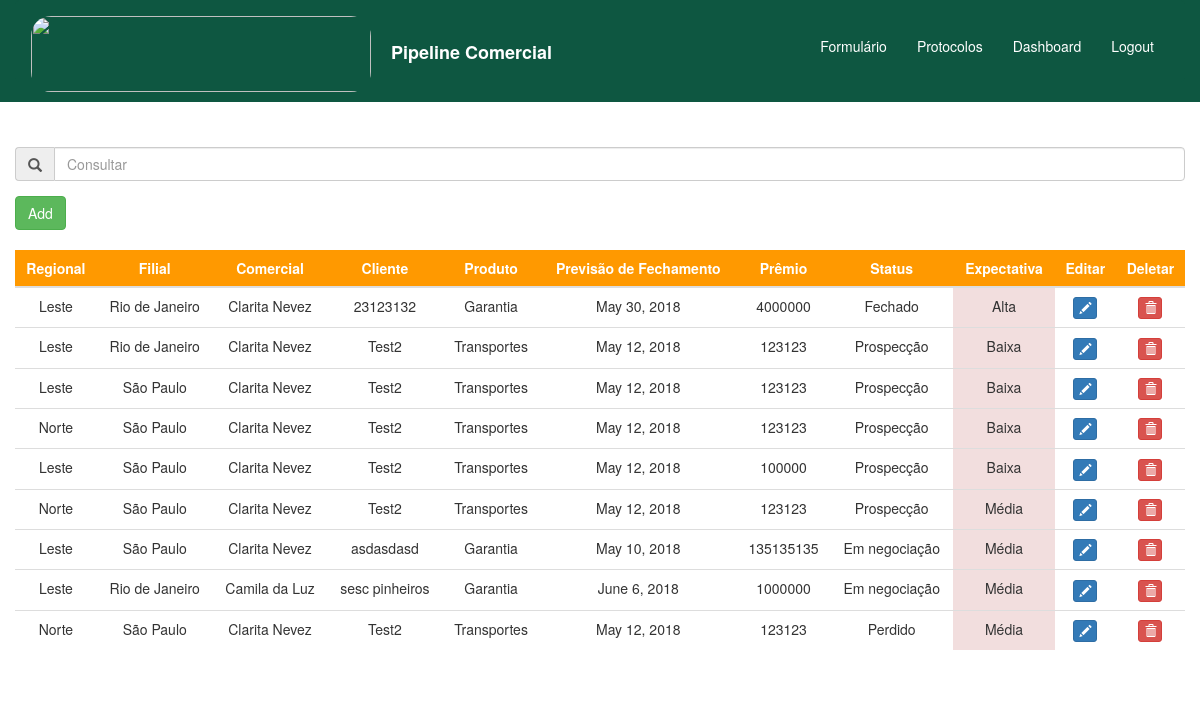
Before: /protocolos/ with the older database file.
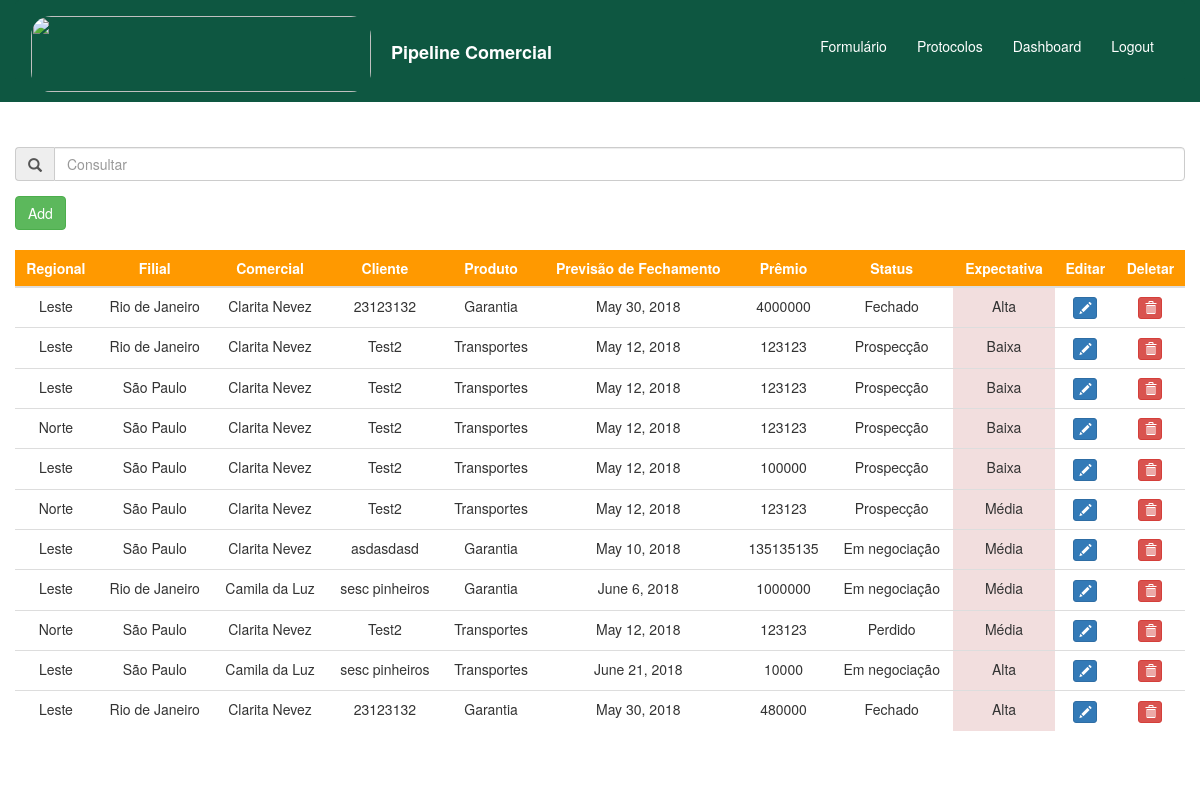
After: the same page with the newer database file.
### home/models.py (models this page shows)
class Protocolos(models.Model):
    created_at = models.DateField(auto_now_add=True)
    is_active = models.BooleanField(default=True)
    regional = models.ForeignKey(Regional, on_delete=models.CASCADE)
    filial = models.ForeignKey(Filial, on_delete=models.CASCADE)
    comercial = models.ForeignKey(Comercial, on_delete=models.CASCADE)
    corretor = models.CharField(max_length=250)
    primeira_cotacao = models.BooleanField()
    produto = models.ForeignKey(Produto, on_delete=models.CASCADE)
    cliente = models.CharField(max_length=250)
    premio = models.IntegerField()
    ultima_alteracao = models.DateField(auto_now=True)
    recebimento = models.DateField()
    vencimento = models.DateField()
    fechamento = models.DateField()
    tipo_de_seguro = models.ForeignKey(TipodeSeguro, on_delete=models.CASCADE)
    expectativa = models.ForeignKey(Expectativa, on_delete=models.CASCADE)
    status = models.ForeignKey(Status, on_delete=models.CASCADE)
    subscritor = models.CharField(max_length=250)
    motivo_perda = models.ForeignKey(MotivoPerda, on_delete=models.CASCADE, null=True, blank=True)
    congenere = models.ForeignKey(Congenere, on_delete=models.CASCADE, null=True, blank=True)
    comentario_perda = models.CharField(max_length=250, null=True, blank=True)
    detalhe_de_perdas = models.CharField(max_length=400, null=True, blank=True)
    historico_1 = models.CharField(max_length=4000, null=True, blank=True)
    historico_2 = models.CharField(max_length=4000, null=True, blank=True)
    historico_3 = models.CharField(max_length=4000, null=True, blank=True)
    historico_4 = models.CharField(max_length=4000, null=True, blank=True)
    historico_5 = models.CharField(max_length=4000, null=True, blank=True)
    historico_6 = models.CharField(max_length=4000, null=True, blank=True)
    historico_7 = models.CharField(max_length=4000, null=True, blank=True)
    historico_8 = models.CharField(max_length=4000, null=True, blank=True)
    historico_9 = models.CharField(max_length=4000, null=True, blank=True)
    historico_10 = models.CharField(max_length=4000, null=True, blank=True)

class Regional(models.Model):
    regional = models.CharField(max_length=200)
    def __str__(self):
        return self.regional

class Filial(models.Model):
    filial = models.CharField(max_length=200)
    def __str__(self):
        return self.filial

class Comercial(models.Model):
    comercial = models.CharField(max_length=200)
    def __str__(self):
        return self.comercial

class Produto(models.Model):
    produto = models.CharField(max_length=200)
    def __str__(self):
        return self.produto

class Status(models.Model):
    status = models.CharField(max_length=200)
    def __str__(self):
        return self.status

class Expectativa(models.Model):
    expectativa = models.CharField(max_length=200)
    def __str__(self):
        return self.expectativa

### protocolos/views.py (the view)
# urls.py: url(r'^protocolos/', include('protocolos.urls'), name='protocolos'),
def protocolos(request):
    protocolos = Protocolos.objects.all()
    print(protocolos)
    return render(request, 'protocolos/protocolos_base.html', {'protocolos': protocolos})

### templates/protocolos/protocolos_base.html (shortened to what this page needs)
<!DOCTYPE html>
    <html lang="pt">
        {% block content %}
        <head>
            <link rel="stylesheet" href="https://maxcdn.bootstrapcdn.com/bootstrap/3.3.7/css/bootstrap.css">
            <link rel="stylesheet" href="https://cdnjs.cloudflare.com/ajax/libs/bootstrap-datepicker/1.4.1/css/bootstrap-datepicker3.css"/>
        </head>
        <body>
            <div class="container-fluid" style="background-color: #0e5741">
                <nav class="navbar navbar-default" style="background-color: #0e5741;border-color: #0e5741;">
                    <div class="container-fluid">
                        {% load static %}
                        <a class="navbar-brand" href="{% url 'home' %}" style="text-decoration: none"><img src="https://www.berkley.com.br/Institucional/img/logo.png" style="display: inline-block;border-radius: 20px" alt="" width="340" height="76"><strong style="color: #ffffff"><p style="display: inline-block; margin-left:20px">Pipeline Comercial</p></strong></a>
                        <div id="navbar" class="navbar-collapse collapse" aria-expanded="false" style="border-width: 0px";>
                            <ul class="nav navbar-nav navbar-right" style="padding-top: 10px">
                                <li class="active">
                                    <a href="{% url 'home' %}" style="background-color: #0e5741"><p style="padding-top: 10px; color: #ffffff">Formulário</p></a>
                                <li class="active">
                                    <a href="{% url 'protocolos' %}" style="background-color: #0e5741"><p style="padding-top: 10px; color: #ffffff">Protocolos</p></a>
                                <li class="active">
                                    <a href="{% url 'dashboard' %}" style="background-color: #0e5741"><p style="padding-top: 10px; color: #ffffff">Dashboard</p></a>
                                <li class="active">
                                    <a href="{% url 'logout' %}" style="background-color: #0e5741"><p style="padding-top: 10px; color: #ffffff">Logout</p></a>
                                </li>
                                </li>
                            </ul>
                        </div>
                    </div>
                </nav>
                    {% include 'protocolos/includes/protocolos_include.html' %}
            </div>
        </body>
        {% endblock %}
    </html>

### templates/protocolos/includes/protocolos_include.html (shortened to what this page needs)
{% block content %}
        <div class="row">
            <div class="col-sm-12" style="padding-top: 5px; padding-bottom: 10px;background-color: #ffffff">
            <br>
                <div class="form-group input-group" id="duplicate" style="padding-top: 10px">
                    <span class="input-group-addon"><i class="glyphicon glyphicon-search"></i></span>
                    <input name="consulta" id="txt_consulta" placeholder="Consultar" type="text" class="form-control" onkeyup="searchTable()">
                </div>
                <div><button id="button" onclick="duplicate()" class="btn btn-success">Add</button></div><br>
                <form method="post" action="/protocolos/delete/">
                <table id="full-table" class="table table-hover" style="background-color: #ffffff;">
                    <thead class="thead-dark" style="background-color: #ff9900;">
                        <tr>
                        <th onclick="sortTable(0)" class="text-center" style="color: #ffffff" scope="col">Regional<img style="width: 20px; height: 20px; display: none" src="#"></th>
                        <th onclick="sortTable(1)" class="text-center" style="color: #ffffff" scope="col">Filial<img style="width: 20px; height: 20px; display: none" src="#"></th>
                        <th onclick="sortTable(2)" class="text-center" style="color: #ffffff" scope="col">Comercial<img style="width: 20px; height: 20px; display: none" src="#"></th>
                        <th onclick="sortTable(3)" class="text-center" style="color: #ffffff" scope="col">Cliente<img style="width: 20px; height: 20px; display: none" src="#"></th>
                        <th onclick="sortTable(4)" class="text-center" style="color: #ffffff" scope="col">Produto<img style="width: 20px; height: 20px; display: none" src="#"></th>
                        <th onclick="sortTable(5)" class="text-center" style="color: #ffffff" scope="col">Previsão de Fechamento<img style="width: 20px; height: 20px; display: none" src="#"></th>
                        <th onclick="sortTable(6)" class="text-center" style="color: #ffffff" scope="col">Prêmio<img style="width: 20px; height: 20px; display: none" src="#"></th>
                        <th onclick="sortTable(7)" class="text-center" style="color: #ffffff" scope="col">Status<img style="width: 20px; height: 20px; display: none" src="#"></th>
                        <th onclick="sortTable(8)" class="text-center" style="color: #ffffff" scope="col">Expectativa<img style="width: 20px; height: 20px; display: none" src="#"></th>
                        <th class="text-center" style="color: #ffffff" scope="col">Editar</th>
                        <th class="text-center" style="color: #ffffff" scope="col">Deletar</th>
                        </tr>
                    </thead>
                    <tbody id="tabela">
                        {% for protocolo in protocolos %}
                        <tr class="clickable-row" name="table-row" onclick="window.location='/home/{{ protocolo.id }}'">
                            <td style="text-align: center">{{ protocolo.regional }}</td>
                            <td style="text-align: center">{{ protocolo.filial }}</td>
                            <td style="text-align: center">{{ protocolo.comercial }}</td>
                            <td style="text-align: center">{{ protocolo.cliente }}</td>
                            <td style="text-align: center">{{ protocolo.produto }}</td>
                            <td style="text-align: center">{{ protocolo.fechamento }}</td>
                            <td style="text-align: center" id="premio" name="premio">{{ protocolo.premio }}</td>
                            <td style="text-align: center">{{ protocolo.status }}</td>
                            <td style="text-align: center" class="danger" name="expectativa">{{ protocolo.expectativa }}</td>
                            <td style="text-align: center"><button type="button" class="btn btn-primary btn-xs" data-title="Edit" data-toggle="modal" data-target="#edit" ><span class="glyphicon glyphicon-pencil"></span></button></td>
                            <td style="text-align: center"><button name="delete" class="btn btn-danger btn-xs" value="{{ protocolo.id }}" data-title="Delete" data-toggle="modal" data-target="#delete" ><span class="glyphicon glyphicon-trash"></span></button></td>
                        </tr>
                        {% endfor %}
                    </tbody>
                </table>
            </form>
            </div>
        </div>
{% endblock %}

Changed rows visible on the page:
added Protocolos: regional "Leste", filial "São Paulo", comercial "Camila da Luz", cliente "sesc pinheiros", produto "Transportes", fechamento "June 21, 2018", premio "10000", status "Em negociação", expectativa "Alta", {{ protocolo.id }} 10 (drawn)
added Protocolos: regional "Leste", filial "Rio de Janeiro", comercial "Clarita Nevez", cliente "23123132", produto "Garantia", fechamento "May 30, 2018", premio "480000", status "Fechado", expectativa "Alta", {{ protocolo.id }} 11 (drawn)
